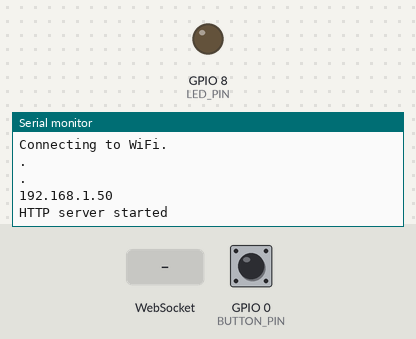
Bench run of a program on a simulated ESP32-C3. Parts: output pins drawn as LEDs (lit = HIGH), the last lines printed to the serial monitor. The inputs (shaded band) are chosen by the test bench; at power-on: GPIO 0 (BUTTON_PIN) HIGH. WiFi joins after 1.5 s; servers stay silent unless stated; storage starts empty.

Above: at 3.2 s.
3.3 s: GPIO 0 (BUTTON_PIN) pulled LOW for 0.15 s
At 4.6 s:
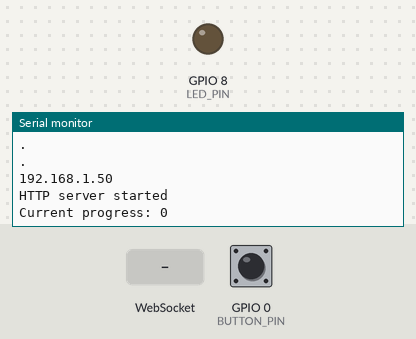
4.9 s: WebSocket text "1" received
At 6.1 s:
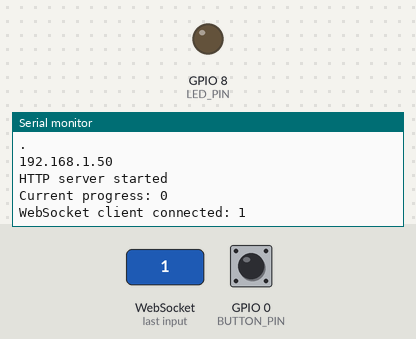
6.4 s: GPIO 0 (BUTTON_PIN) pulled LOW for 3.2 s
At 7.8 s:
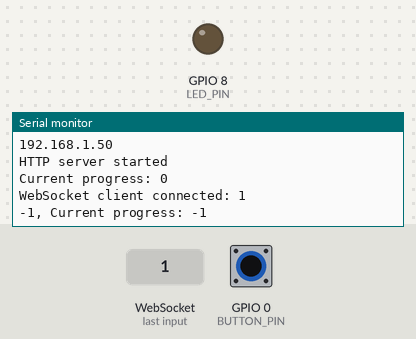

Measured:
- after the input at 3.3 s, the serial monitor: prints a new line after 0.17 s (image 1)
- after the input at 4.9 s, the serial monitor: prints a new line after 0.05 s (image 2)
- after the input at 6.4 s, the serial monitor: prints a new line after 1.0 s (image 3)

The program:

main.cpp
```cpp
#include <Arduino.h>
#include "WiFi.h"
#include "ESPAsyncWebServer.h"
#include "SPIFFS.h"
#include <AceButton.h>
#include "ProgressStore.hpp"
#include <ArduinoJson.h>
#include <ArduinoOTA.h>

using namespace ace_button;

const int BUTTON_PIN = 0;
const int LED_PIN = LED_BUILTIN;

AceButton button(BUTTON_PIN);
ProgressStore progressStore;

// Replace with your network credentials
const char* ssid = "CLOTENCSACOLLBATO";
const char* password = "Xmp13051985!";

AsyncWebServer server(80);
AsyncWebSocket ws("/ws");

void handleEvent(AceButton*, uint8_t, uint8_t);

String serializeProgress(){
  JsonDocument doc;
  doc["value"] = MAX_PROGRESS - progressStore.getProgress().value;
  doc["percentage"] = progressStore.getProgress().percentage;
  doc["phrase"] = progressStore.getProgress().message;
  String json;
  doc.shrinkToFit();
  serializeJson(doc, json);
  return json;
}

void notifyClients() {
  ws.textAll(serializeProgress());
}

void onWebSocketEvent(AsyncWebSocket *server, AsyncWebSocketClient *client, AwsEventType type, void *arg, uint8_t *data, size_t len) {
  if (type == WS_EVT_CONNECT) {
    Serial.printf("WebSocket client connected: %u\n", client->id());
  } else if (type == WS_EVT_DISCONNECT) {
    Serial.printf("WebSocket client disconnected: %u\n", client->id());
  }
}

void setup(){
  Serial.begin(115200);
  pinMode(LED_PIN, OUTPUT);
  digitalWrite(LED_PIN, LOW);
  pinMode(BUTTON_PIN, INPUT_PULLUP);

  ButtonConfig* buttonConfig = button.getButtonConfig();
  buttonConfig->setEventHandler(handleEvent);
  buttonConfig->setFeature(ButtonConfig::kFeatureClick);
  buttonConfig->setFeature(ButtonConfig::kFeatureDoubleClick);
  buttonConfig->setFeature(ButtonConfig::kFeatureLongPress);

  // Initialize SPIFFS
  if(!SPIFFS.begin(true)){
    Serial.println("An Error has occurred while mounting SPIFFS");
    return;
  }

  WiFi.begin(ssid, password);
  //make ip static at 192.168.1.96
  WiFi.config(IPAddress(192, 168, 1, 96), IPAddress(192, 168, 1, 1), IPAddress(255, 255, 255, 0));
  Serial.println("Connecting to WiFi.");
  while (WiFi.status() != WL_CONNECTED) {
    Serial.println(".");
    delay(1000);
  }

  Serial.println(WiFi.localIP());

  // Route for root / web page
  server.on("/", HTTP_GET, [](AsyncWebServerRequest *request){
    request->send(SPIFFS, "/site/index.html", String(), false);
  });

  // Route to load style.css file
  server.on("/styles.css", HTTP_GET, [](AsyncWebServerRequest *request){
    request->send(SPIFFS, "/site/styles.css", "text/css");
  });

  server.on("/script.js", HTTP_GET, [](AsyncWebServerRequest *request){
    request->send(SPIFFS, "/site/script.js", "text/javascript");
  });

  server.on("/background_music.mp3", HTTP_GET, [](AsyncWebServerRequest *request){
    request->send(SPIFFS, "/site/background_music.mp3", "audio/mpeg");
  });

  server.on("/get-progress", HTTP_GET, [](AsyncWebServerRequest *request){
    request->send(200, "application/json", serializeProgress());
  });

  ws.onEvent(onWebSocketEvent);
  server.addHandler(&ws);

  ArduinoOTA.setPassword("unaipeca");
  ArduinoOTA.begin();

  server.begin();
  Serial.println("HTTP server started");
}

void loop(){
  ArduinoOTA.handle();
  button.check();
}

void handleEvent(AceButton*, uint8_t eventType, uint8_t buttonState) {
  switch (eventType) {
    case AceButton::kEventClicked:
      Serial.printf("Current progress: %d\n", progressStore.getProgress().value);
      notifyClients();
      break;
    case AceButton::kEventDoubleClicked:
      progressStore.incrementProgress();
      progressStore.saveProgress();
      Serial.printf("+1, Current progress: %d\n", progressStore.getProgress().value);
      notifyClients();
      break;
    case AceButton::kEventLongPressed:
      progressStore.decrementProgress();
      progressStore.saveProgress();
      Serial.printf("-1, Current progress: %d\n", progressStore.getProgress().value);
      notifyClients();
      break;
  }
}
```

ProgressStore.cpp
```cpp
#include "ProgressStore.hpp"

ProgressStore::ProgressStore() {
    if (!SPIFFS.begin(true)) {
        Serial.println("An Error has occurred while mounting SPIFFS");
        return;
    }
    progress.value = 0;
    progress.percentage = 0;
    progress.message = "";
    loadProgress();
}

void ProgressStore::incrementProgress() {
    progress.value++;
    saveProgress();
}

void ProgressStore::decrementProgress() {
    progress.value--;
    saveProgress();
}

void ProgressStore::setProgress(int newProgress) {
    progress.value = newProgress;
    saveProgress();
}

void ProgressStore::resetProgress() {
    progress.value = 0;
    saveProgress();
}

ProgressData ProgressStore::getProgress() {
    progress.percentage = (progress.value * 100) / MAX_PROGRESS;
    if (progress.value == MAX_PROGRESS) {
        progress.message = "Felicitats Unai! Ho has aconseguit!";
    } else {
        progress.message = "Vinga som-hi! Cada dia estàs més a prop!";
    }
    return progress;
}

void ProgressStore::saveProgress() {
    JsonDocument doc;
    doc["value"] = progress.value;

    File file = SPIFFS.open(PROG_FILE, FILE_WRITE);
    if (!file) {
        Serial.println("Failed to open progress file for writing");
        return;
    }
    serializeJson(doc, file);
    file.close();
}

void ProgressStore::loadProgress() {
    File file = SPIFFS.open(PROG_FILE, FILE_READ);
    if (!file) {
        Serial.println("Failed to open progress file for reading");
        return;
    }

    JsonDocument doc;
    DeserializationError error = deserializeJson(doc, file);
    if (error) {
        Serial.println("Failed to read file, using default progress");
        return;
    }

    progress.value = doc["value"] | 0;
    file.close();
}
```

ProgressStore.hpp
```cpp
#pragma once

#include <SPIFFS.h>
#include <ArduinoJson.h>

struct ProgressData {
  int value;
  int percentage;
  String message;
};

#define PROG_FILE "/settings/progress.json"
#define MAX_PROGRESS 30

class ProgressStore {
  public:
    ProgressStore();
    void incrementProgress();
    void decrementProgress();
    void setProgress(int progress);
    void resetProgress();
    ProgressData getProgress();
    void saveProgress();
    void loadProgress();
  private:
    ProgressData progress;
};
```
